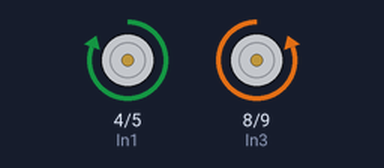
Bench run of a sketch on a simulated Arduino Uno, built with avr-gcc and run on an emulated ATmega328P. Parts: motor-driver pin pairs drawn as motors (green arrow = first pin HIGH = forward, orange = second pin HIGH = backward, longer = more drive).

Above: at 0.5 s.
At 2.5 s:
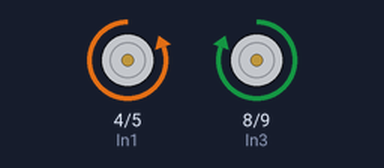
At 3.9 s:
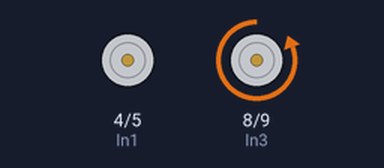
At 5.7 s:
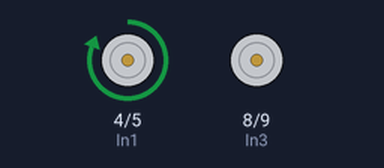
Timing chart, 0 to 8.6 s (numbered marks = the images above):
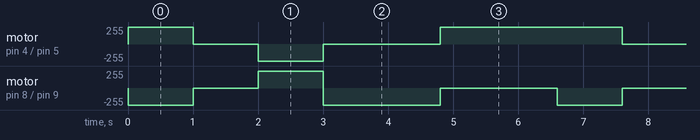

Measured:
- by itself, motor on pin 4 (In1) / pin 5 (In2): repeats every 6.6 s: stopped 1.0 s, backward 255/255 1.0 s, stopped 1.8 s, forward 255/255 2.8 s
- by itself, motor on pin 8 (In3) / pin 9 (In4): repeats every 6.6 s: stopped 1.0 s, forward 255/255 1.0 s, backward 255/255 1.8 s, stopped 1.8 s, backward 255/255 1.0 s

The sketch:

L298N_controll.ino
```cpp
int En_A = 3;
int En_B = 10;
int In1 = 4;
int In2 = 5;
int In3 = 8;
int In4 = 9;
int speed= 80;

void setup() {
  Serial.begin(9600);
  //pinMode(En_A, OUTPUT);
  //pinMode(En_B, OUTPUT);
  pinMode(In1, OUTPUT);
  pinMode(In2, OUTPUT);
  pinMode(In3, OUTPUT);
  pinMode(In4, OUTPUT);
}

void loop() {
  int speed = 140;
  //analogWrite(En_A, speed);
  //analogWrite(En_B, speed);

  forward();
  delay(1000);
  stop();
  delay(1000);
  backward();
  delay(1000);
  left();
  delay(1800);
  right();
  delay(1800);
}

void forward() {
  set_motor(In1, In2, In3, In4, HIGH, LOW, LOW, HIGH);
}

void backward() {
  set_motor(In1, In2, In3, In4, LOW, HIGH, HIGH, LOW);
}

void left() {
  set_motor(In1, In2, In3, In4, LOW, LOW, LOW, HIGH);
}

void right() {
  set_motor(In1, In2, In3, In4, HIGH, LOW, LOW, LOW);
}

void stop() {
  set_motor(In1, In2, In3, In4, LOW, LOW, LOW, LOW);
}

void set_motor(int pin1, int pin2, int pin3, int pin4, int val1, int val2, int val3, int val4) {
  digitalWrite(pin1, val1);
  digitalWrite(pin2, val2);
  digitalWrite(pin3, val3);
  digitalWrite(pin4, val4);
}
```
